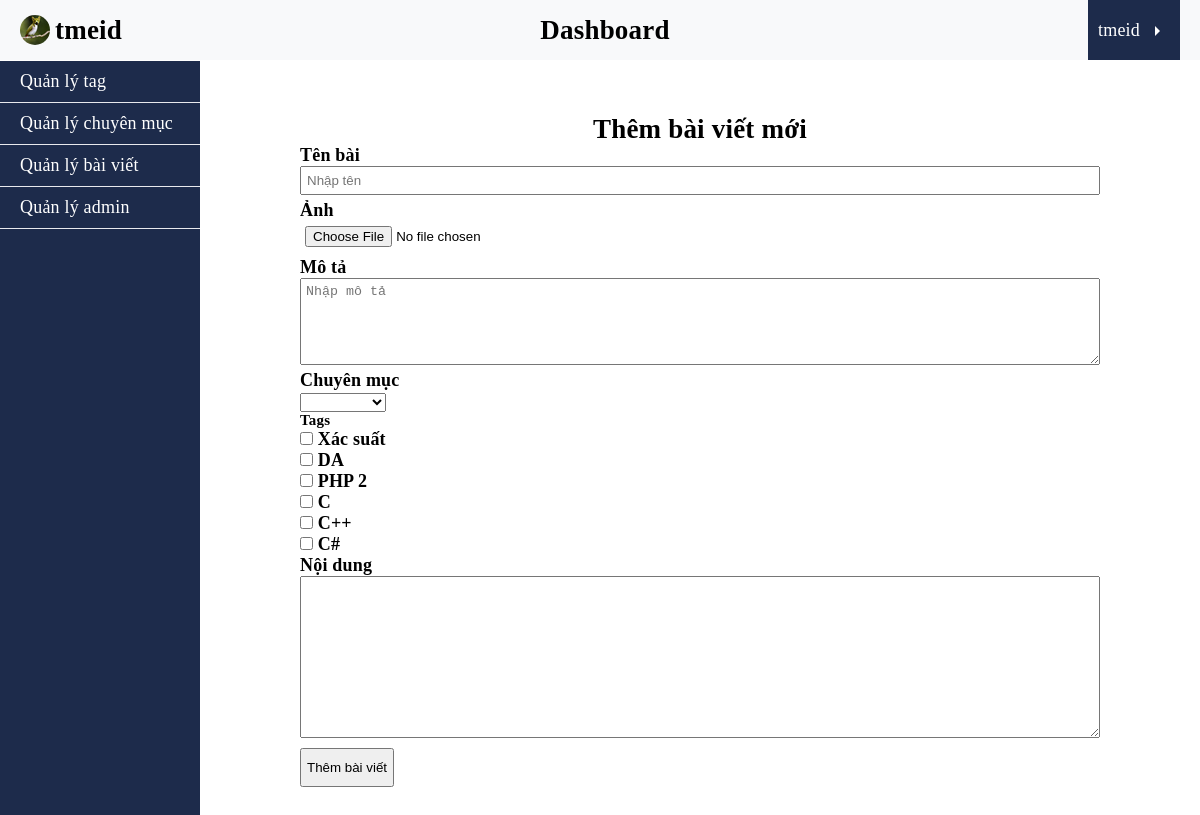
/dashboard/posts/create.php (signed in), run on the app's committed database.
### tables this page shows
CREATE TABLE `tag` (
  `id` int(11) NOT NULL,
  `tag_name` varchar(100) NOT NULL,
  `slug` varchar(100) NOT NULL,
  `created_at` timestamp NOT NULL DEFAULT current_timestamp()
);

### app/controllers/posts.php (called while the page is built, shortened)
<?php
require_once ROOT_PATH . '/app/database/db.php';
require_once ROOT_PATH . '/app/controllers/tags.php';
$post = [
    TITLE_PROPERTY => '',
    DESCRIPTION_PROPERTY => '',
    IMG_PROPERTY => '',
    CATEGORY_ID_PROPERTY => '',
    TAG_ID_PROPERTY => [],
    CONTENT_PROPERTY => ''
];

### app/database/db.php (called while the page is built, shortened)
<?php
include 'connect.php';
function selectAll($table, $condition = [], $limit = 0, $except = [], $desc = false){
    global $connect;
    $sql = "SELECT * FROM $table";
    if(empty($condition)){
        $stm = $connect->prepare($sql);
        $stm->execute();
        $records = $stm->get_result()->fetch_all(MYSQLI_ASSOC);
    }
    return $records;
}

### app/controllers/categories.php (called while the page is built, shortened)
<?php
    require_once ROOT_PATH .'/app/database/db.php';
    $categories = selectAll(CATEGORY_TABLE);

### app/controllers/tags.php (called while the page is built, shortened)
<?php
    require_once ROOT_PATH .'/app/database/db.php';
    $tags = selectAll(TAG_TABLE);

### dashboard/posts/create.php (the view, shortened to what this page needs)
<?php
require_once ROOT_PATH . '/app/controllers/posts.php';
require_once ROOT_PATH . '/app/controllers/categories.php';
require_once ROOT_PATH . '/app/controllers/tags.php';
?>
<!DOCTYPE html>
<html lang="vi">
<head>
    <link rel="stylesheet" href="../../assets/css/style.css">
    <link rel="stylesheet" href="../../assets/css/login.css" type="text/css">
</head>
<body>
    <header>
        <?php include ROOT_PATH . '/app/blade/header_dashboard.php' ?>
    </header>
    <main>
        <div class="dashboard">
            <?php include '../../app/blade/nav_dashboard.php' ?>
            <section class="dashboard-data">
                <form action="create.php" method="POST" class="create-post" enctype="multipart/form-data">
                    <h3>Thêm bài viết mới</h4>
                        <label for="titleName">Tên bài</label>
                        <input type="text" id="titleName" placeholder="Nhập tên" name="title" value="<?php echo $post[TITLE_PROPERTY] ?>">
                        <label for="img">Ảnh</label>
                        <input type="file" name="img" id="img">
                        <label for="des">Mô tả</label>
                        <textarea type="text" cols="30" rows="5" id="des" placeholder="Nhập mô tả" name="description" value="<?php echo $post[DESCRIPTION_PROPERTY] ?>"></textarea>
                        <label for="category" class="label-category">Chuyên mục</label>
                        <select name="category_id" id="category">
                            <option value=""></option>
                            <?php foreach ($categories as $category) : echo $post[CATEGORY_ID_PROPERTY] ?>
                                <option value="<?php echo $category['id'] ?>" <?php echo $post[CATEGORY_ID_PROPERTY] == $category['id'] ? 'selected' : '' ?>>
                                </option>
                            <?php endforeach ?>
                        </select>
                        <h5>Tags</h5>
                        <?php foreach ($tags as $tag) : ?>
                            <input type="checkbox" id="<?php echo $tag[TAG_NAME_PROPERTY] ?>" name="tag_id[]" value="<?php echo $tag['id'] ?>" <?php if (!empty($_POST[TAG_ID_PROPERTY]))
                                                                                                                                                    echo in_array($tag['id'], $_POST[TAG_ID_PROPERTY]) ? 'checked' : ''
                                                                                                                                                ?>>
                            <label for="<?php echo $tag[TAG_NAME_PROPERTY] ?>"><?php echo $tag[TAG_NAME_PROPERTY] ?></label><br>
                        <?php endforeach; ?>
                        <label for="content">Nội dung</label>
                        <textarea name="content" id="content" cols="30" rows="10" class="post-content"><?php echo $post[CONTENT_PROPERTY] ?></textarea>
                        <input type="submit" value="Thêm bài viết" class="btn" name="btn-create-post">
                </form>
            </section>
        </div>
    </main>
</body>

### assets/css/style.css (style rules this page uses)
* { margin: 0; padding: 0; box-sizing: border-box; }
button, input[type="submit"] { cursor: pointer; }
html { font-size: 18px; font-family: 'Times New Roman', Times, serif, sans-serif; letter-spacing: 0.2px; }
label { font-weight: bold!important; }
header { background-color: #f8f9fa; }
main { padding: 3rem 0; }
.dashboard-data { padding-left: 200px; max-width: 1000px; margin: 0 auto; }
.btn { display: block; padding: 10px 5px; margin-top: 10px; cursor: pointer; }
.create-post input[type="text"], .create-post input[type="file"], .create-post textarea { display: block; width: 100%; padding: 5px; margin-bottom: 5px; }
.label-category { display: block; }
.create-post h3 { font-size: 150%; text-align: center; }

### data on the page
tag: tag_name "Xác suất"
tag: tag_name "DA"
tag: tag_name "PHP 2"
tag: tag_name "C"
tag: tag_name "C++"
tag: tag_name "C#"

### other printed values
$_SESSION['username'] "tmeid"
